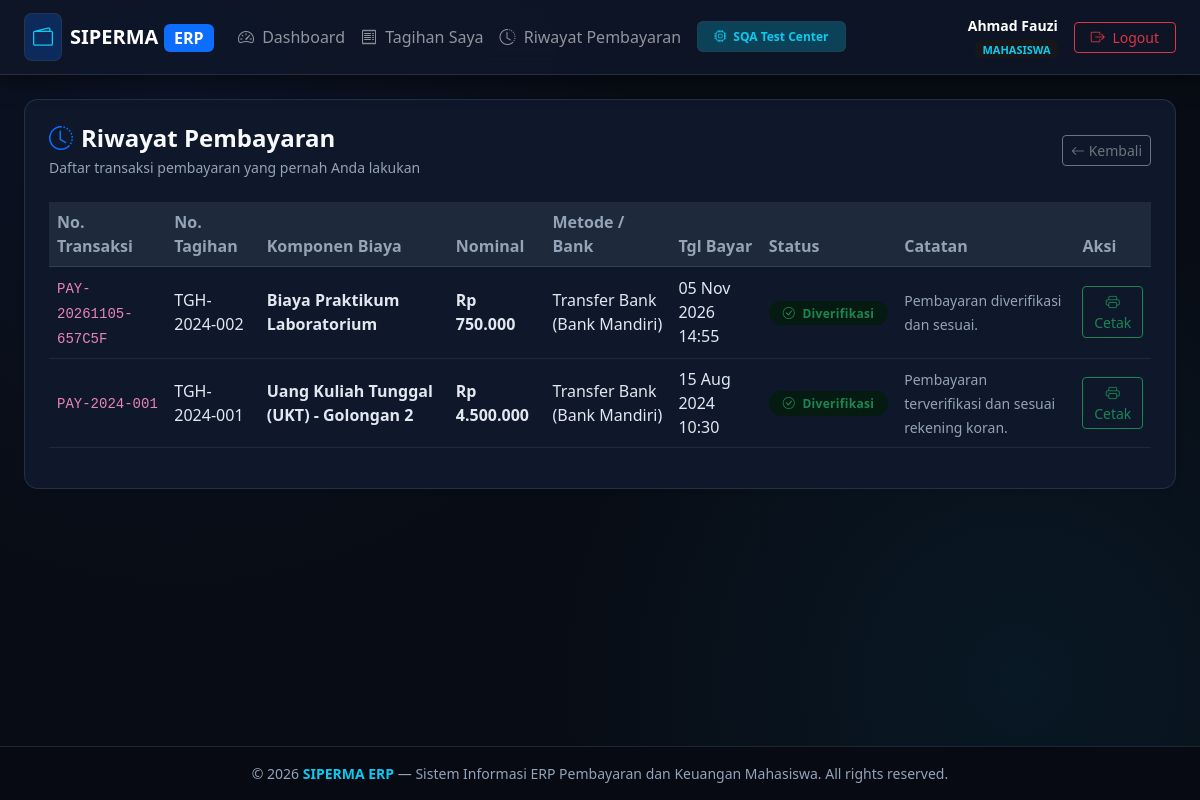
Before: /mahasiswa/riwayat (signed in) with the older database file.
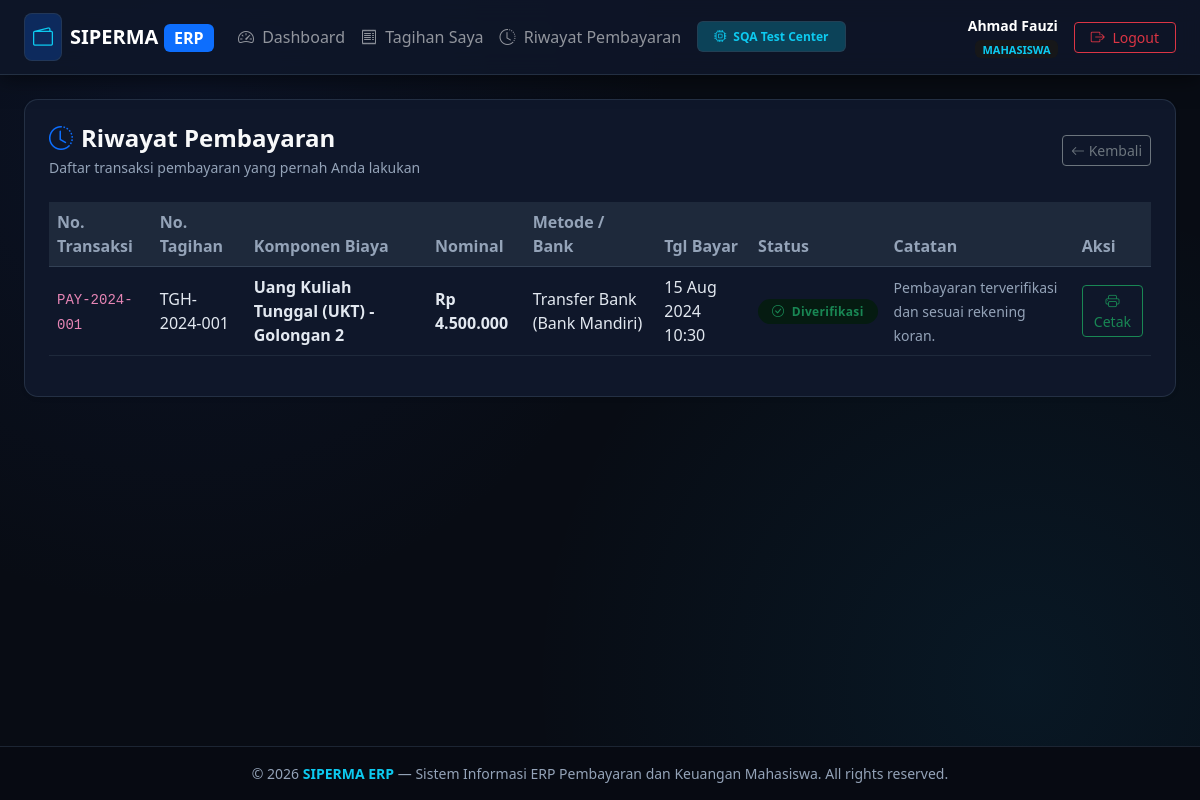
After: the same page with the newer database file.
### tables this page shows
CREATE TABLE pembayaran (
    id INTEGER PRIMARY KEY AUTOINCREMENT,
    nomor_transaksi VARCHAR(50) UNIQUE NOT NULL,
    tagihan_id INTEGER NOT NULL,
    mahasiswa_id INTEGER NOT NULL,
    nominal_bayar DECIMAL(12,2) NOT NULL,
    metode_pembayaran VARCHAR(50) NOT NULL,
    bank_tujuan VARCHAR(50),
    bukti_transfer VARCHAR(255) NOT NULL,
    tanggal_bayar DATETIME NOT NULL,
    status VARCHAR(20) DEFAULT 'menunggu_verifikasi' CHECK(status IN ('menunggu_verifikasi', 'diverifikasi', 'ditolak')),
    diverifikasi_oleh INTEGER NULL,
    tanggal_verifikasi DATETIME NULL,
    catatan TEXT NULL,
    created_at DATETIME DEFAULT CURRENT_TIMESTAMP,
    FOREIGN KEY (tagihan_id) REFERENCES tagihan(id) ON DELETE CASCADE,
    FOREIGN KEY (mahasiswa_id) REFERENCES mahasiswa(id) ON DELETE CASCADE,
    FOREIGN KEY (diverifikasi_oleh) REFERENCES users(id) ON DELETE SET NULL
);

CREATE TABLE tagihan (
    id INTEGER PRIMARY KEY AUTOINCREMENT,
    nomor_tagihan VARCHAR(50) UNIQUE NOT NULL,
    mahasiswa_id INTEGER NOT NULL,
    jenis_biaya_id INTEGER NOT NULL,
    semester VARCHAR(20) NOT NULL,
    nominal DECIMAL(12,2) NOT NULL,
    tanggal_terbit DATE NOT NULL,
    tanggal_jatuh_tempo DATE NOT NULL,
    status VARCHAR(20) DEFAULT 'belum_bayar' CHECK(status IN ('belum_bayar', 'menunggu_verifikasi', 'lunas', 'ditolak', 'dibatalkan')),
    created_at DATETIME DEFAULT CURRENT_TIMESTAMP,
    FOREIGN KEY (mahasiswa_id) REFERENCES mahasiswa(id) ON DELETE CASCADE,
    FOREIGN KEY (jenis_biaya_id) REFERENCES jenis_biaya(id) ON DELETE RESTRICT
);

CREATE TABLE jenis_biaya (
    id INTEGER PRIMARY KEY AUTOINCREMENT,
    kode VARCHAR(20) UNIQUE NOT NULL,
    nama VARCHAR(100) NOT NULL,
    nominal_default DECIMAL(12,2) NOT NULL,
    keterangan TEXT,
    status VARCHAR(20) DEFAULT 'aktif' CHECK(status IN ('aktif', 'nonaktif')),
    created_at DATETIME DEFAULT CURRENT_TIMESTAMP
);

### src/Views/mahasiswa/riwayat.php (the view)
<?php $pageTitle = 'Riwayat Pembayaran'; require_once __DIR__ . '/../layouts/header.php'; ?>
<div class="card card-custom bg-white p-3 p-md-4 shadow-sm">
    <div class="page-header-responsive mb-4">
        <div>
            <h4 class="fw-bold text-light mb-1"><i class="bi bi-clock-history me-2 text-primary"></i>Riwayat Pembayaran</h4>
            <p class="text-muted small mb-0">Daftar transaksi pembayaran yang pernah Anda lakukan</p>
        </div>
        <div class="page-actions-responsive">
            <a href="/mahasiswa/dashboard" class="btn btn-outline-secondary btn-sm"><i class="bi bi-arrow-left"></i> Kembali</a>
        </div>
    </div>
    <div class="table-responsive">
        <table class="table table-hover table-custom align-middle">
            <thead>
                <tr>
                    <th>No. Transaksi</th>
                    <th>No. Tagihan</th>
                    <th>Komponen Biaya</th>
                    <th>Nominal</th>
                    <th>Metode / Bank</th>
                    <th>Tgl Bayar</th>
                    <th>Status</th>
                    <th>Catatan</th>
                    <th>Aksi</th>
                </tr>
            </thead>
            <tbody>
                <?php if (empty($pembayaranList)): ?>
                <tr><td colspan="9" class="text-center text-muted py-4">Belum ada riwayat pembayaran</td></tr>
                <?php else: foreach ($pembayaranList as $p): ?>
                <tr>
                    <td><code><?= htmlspecialchars($p['nomor_transaksi']) ?></code></td>
                    <td><?= htmlspecialchars($p['nomor_tagihan']) ?></td>
                    <td><strong><?= htmlspecialchars($p['nama_biaya']) ?></strong></td>
                    <td class="fw-semibold">Rp <?= number_format($p['nominal_bayar'], 0, ',', '.') ?></td>
                    <td><?= htmlspecialchars($p['metode_pembayaran']) ?> (<?= htmlspecialchars($p['bank_tujuan']) ?>)</td>
                    <td><?= date('d M Y H:i', strtotime($p['tanggal_bayar'])) ?></td>
                    <td>
                        <?php if ($p['status'] === 'diverifikasi'): ?>
                            <span class="badge bg-success-subtle text-success badge-status"><i class="bi bi-check-circle me-1"></i> Diverifikasi</span>
                        <?php elseif ($p['status'] === 'menunggu_verifikasi'): ?>
                            <span class="badge bg-warning-subtle text-warning badge-status"><i class="bi bi-hourglass-split me-1"></i> Menunggu Verifikasi</span>
                        <?php elseif ($p['status'] === 'ditolak'): ?>
                            <span class="badge bg-danger-subtle text-danger badge-status"><i class="bi bi-x-circle me-1"></i> Ditolak</span>
                        <?php endif; ?>
                    </td>
                    <td><small class="text-muted"><?= htmlspecialchars($p['catatan'] ?? '-') ?></small></td>
                    <td>
                        <?php if ($p['status'] === 'diverifikasi'): ?>
                            <a href="/mahasiswa/cetak?tagihan_id=<?= $p['tagihan_id'] ?>" target="_blank" class="btn btn-sm btn-outline-success"><i class="bi bi-printer"></i> Cetak</a>
                        <?php elseif ($p['status'] === 'ditolak'): ?>
                            <a href="/mahasiswa/upload?tagihan_id=<?= $p['tagihan_id'] ?>" class="btn btn-sm btn-outline-danger"><i class="bi bi-arrow-repeat"></i> Upload Ulang</a>
                        <?php else: ?>
                            <span class="text-muted small">-</span>
                        <?php endif; ?>
                    </td>
                </tr>
                <?php endforeach; endif; ?>
            </tbody>
        </table>
    </div>
</div>
<?php require_once __DIR__ . '/../layouts/footer.php'; ?>

Changed rows visible on the page:
removed pembayaran: nomor_transaksi "PAY-20261105-657C5F", tagihan.nomor_tagihan "TGH-2024-002", jenis_biaya.nama "Biaya Praktikum Laboratorium", nominal_bayar "750.000", metode_pembayaran "Transfer Bank", bank_tujuan "Bank Mandiri", tanggal_bayar "05 Nov 2026 14:55", status "diverifikasi" (drawn), catatan "Pembayaran diverifikasi dan sesuai."
